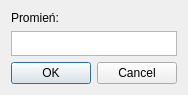
<?xml version="1.0" encoding="UTF-8"?>
<ui version="4.0">
 <class>DodajKoloDialog</class>
 <widget class="QDialog" name="DodajKoloDialog">
  <property name="geometry">
   <rect>
    <x>0</x>
    <y>0</y>
    <width>176</width>
    <height>95</height>
   </rect>
  </property>
  <property name="windowTitle">
   <string>Dialog</string>
  </property>
  <layout class="QHBoxLayout" name="horizontalLayout">
   <item>
    <layout class="QVBoxLayout" name="verticalLayout_2">
     <item>
      <layout class="QVBoxLayout" name="verticalLayout">
       <item>
        <widget class="QLabel" name="label">
         <property name="text">
          <string>Promień:</string>
         </property>
        </widget>
       </item>
       <item>
        <widget class="QTextEdit" name="textEdit">
         <property name="maximumSize">
          <size>
           <width>16777215</width>
           <height>25</height>
          </size>
         </property>
        </widget>
       </item>
      </layout>
     </item>
     <item>
      <widget class="QDialogButtonBox" name="buttonBox">
       <property name="orientation">
        <enum>Qt::Horizontal</enum>
       </property>
       <property name="standardButtons">
        <set>QDialogButtonBox::Cancel|QDialogButtonBox::Ok</set>
       </property>
      </widget>
     </item>
    </layout>
   </item>
  </layout>
 </widget>
 <resources/>
 <connections>
  <connection>
   <sender>buttonBox</sender>
   <signal>accepted()</signal>
   <receiver>DodajKoloDialog</receiver>
   <slot>accept()</slot>
   <hints>
    <hint type="sourcelabel">
     <x>248</x>
     <y>254</y>
    </hint>
    <hint type="destinationlabel">
     <x>157</x>
     <y>274</y>
    </hint>
   </hints>
  </connection>
  <connection>
   <sender>buttonBox</sender>
   <signal>rejected()</signal>
   <receiver>DodajKoloDialog</receiver>
   <slot>reject()</slot>
   <hints>
    <hint type="sourcelabel">
     <x>316</x>
     <y>260</y>
    </hint>
    <hint type="destinationlabel">
     <x>286</x>
     <y>274</y>
    </hint>
   </hints>
  </connection>
 </connections>
</ui>
